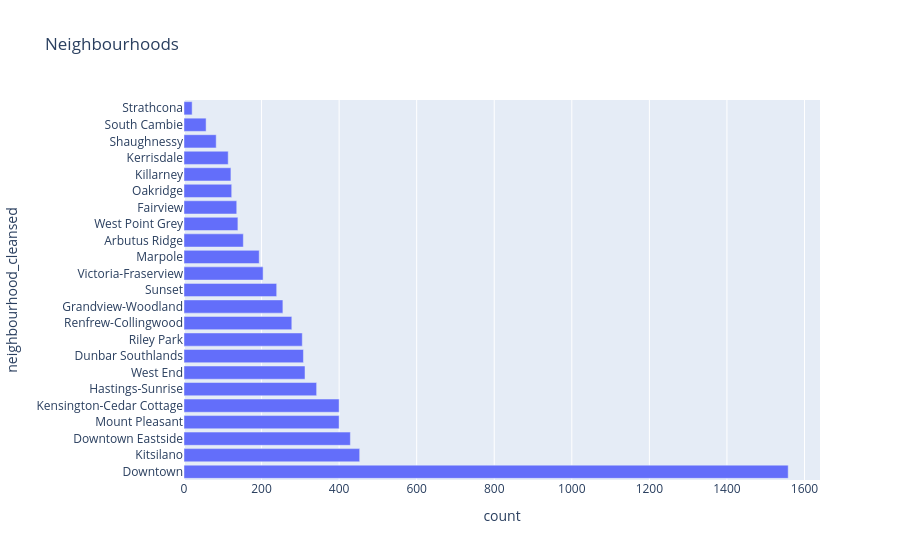

Notebook cell for this chart:
### Code cell
print(df["neighbourhood_cleansed"].value_counts())
neighbourhood_counts = (
    df["neighbourhood_cleansed"]
    .value_counts()
    .reset_index()
)

fig = px.bar(
    neighbourhood_counts,
    x="count",
    y="neighbourhood_cleansed",
    orientation="h",
    title="Neighbourhoods"
)

fig.show()

### Figure 1 — Plotly figure (JSON) as saved in the notebook; plotly's stock layout.template omitted (floating-point values rounded to 4 significant figures)
{"data": [{"hovertemplate": "count=%{x}<br>neighbourhood_cleansed=%{y}<extra></extra>", "legendgroup": "", "marker": {"color": "#636efa", "pattern": {"shape": ""}}, "name": "", "orientation": "h", "showlegend": false, "textposition": "auto", "type": "bar", "x": [1558, 453, 429, 400, 400, 342, 312, 308, 305, 278, 255, 239, 204, 194, 153, 139, 136, 123, 121, 114, 83, 57, 21], "xaxis": "x", "y": ["Downtown", "Kitsilano", "Downtown Eastside", "Mount Pleasant", "Kensington-Cedar Cottage", "Hastings-Sunrise", "West End", "Dunbar Southlands", "Riley Park", "Renfrew-Collingwood", "Grandview-Woodland", "Sunset", "Victoria-Fraserview", "Marpole", "Arbutus Ridge", "West Point Grey", "Fairview", "Oakridge", "Killarney", "Kerrisdale", "Shaughnessy", "South Cambie", "Strathcona"], "yaxis": "y"}], "layout": {"barmode": "relative", "legend": {"tracegroupgap": 0}, "title": {"text": "Neighbourhoods"}, "xaxis": {"anchor": "y", "domain": [0, 1], "title": {"text": "count"}}, "yaxis": {"anchor": "x", "domain": [0, 1], "title": {"text": "neighbourhood_cleansed"}}}}
